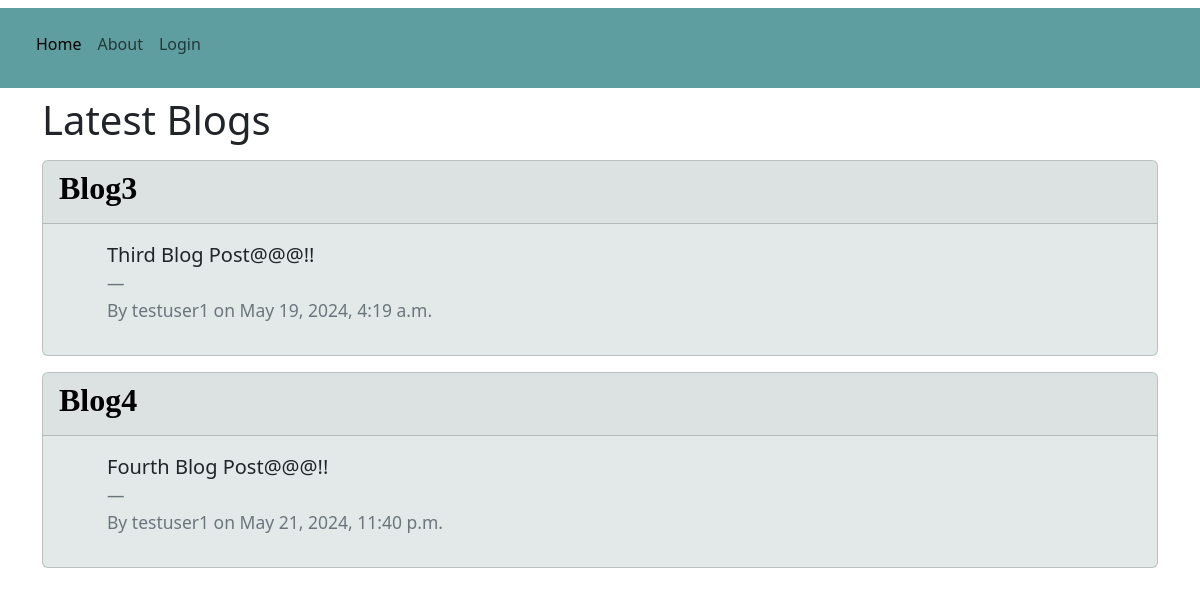
The page / on the database its author committed.
### myapp/models.py (models this page shows, shortened)
class Post(models.Model):
    title=models.CharField(max_length=100)
    content=models.TextField()
    date=models.DateTimeField(default=timezone.now)
    author=models.ForeignKey(User, on_delete=models.CASCADE)

### myapp/views.py (the view)
# urls.py: path('', views.home, name="home-page"),
def home(request):
    context={
        'posts':Post.objects.all()
    }
    return render(request,'myapp/home.html',context)

### myapp/templates/myapp/home.html
{% extends 'myapp/base.html' %}
{% block content %}
<h1 style="font-family: system-ui, -apple-system, BlinkMacSystemFont, 'Segoe UI', Roboto, Oxygen, Ubuntu, Cantarell, 'Open Sans', 'Helvetica Neue', sans-serif;">Latest Blogs</h1>
    {% for post in posts %}
    <div class="card my-3" style="background-color: rgb(226, 233, 232);">
        <div class="card-header" >
            <h2 style="color: black; font-family: 'Times New Roman', Times, serif; "><b>{{post.title}}</b></h2>
        </div>
        <div class="card-body">
          <blockquote class="blockquote mb-0 mx-5">
            <p>{{post.content}}</p>
            <footer class="blockquote-footer"> <p>By {{post.author}} on {{post.date}}</p>
          </blockquote>
        </div>
      </div>
    {% endfor %}
{% endblock %}

### rows shown on the page
Post: title "Blog3", content "Third Blog Post@@@!!", author "testuser1", date "May 19, 2024, 4:19 a.m."
Post: title "Blog4", content "Fourth Blog Post@@@!!", author "testuser1", date "May 21, 2024, 11:40 p.m."
